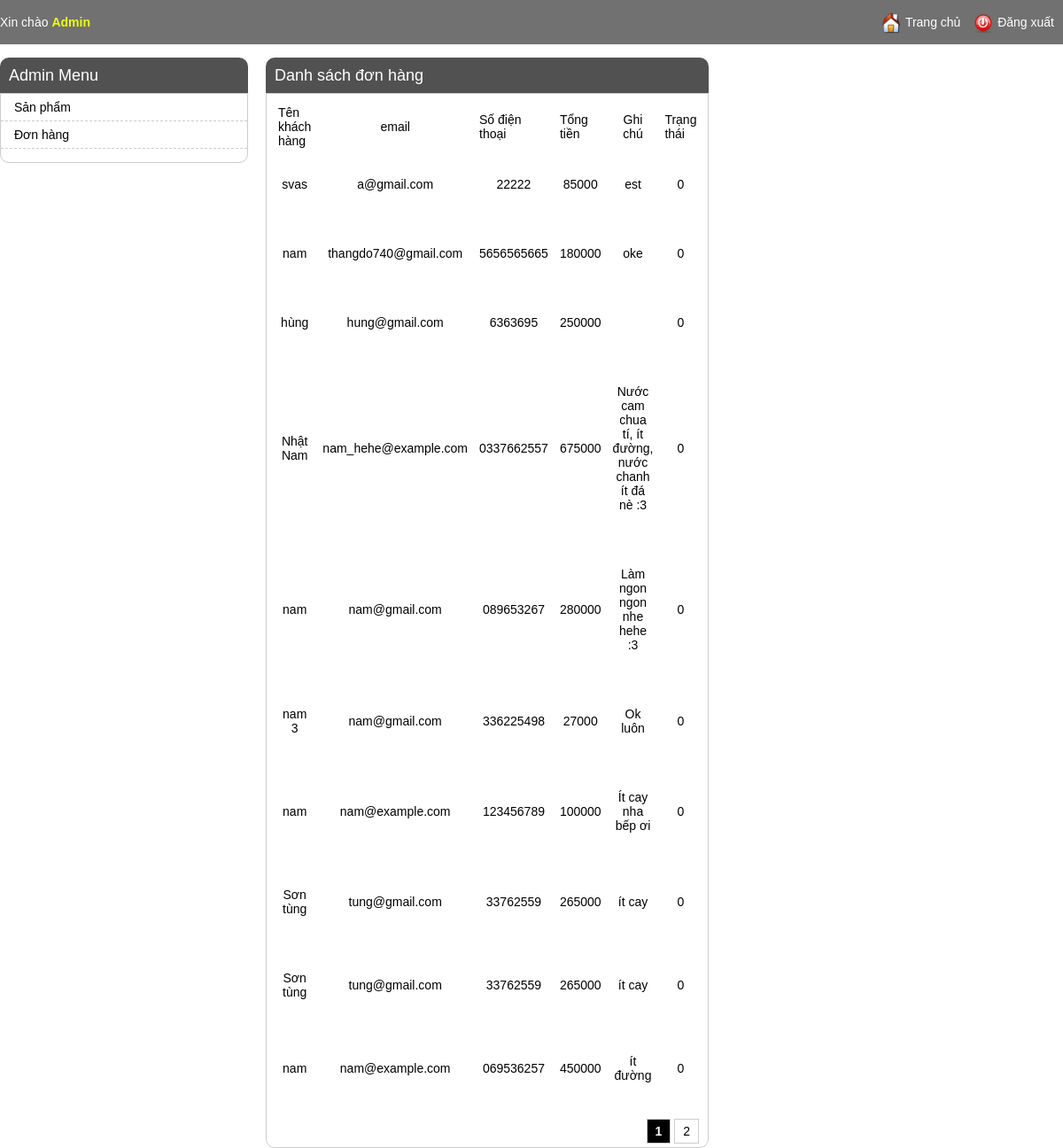
Screenshot of /AppFood/admin/order_listing.php (signed in) with the database file from the repository.
### tables this page shows
CREATE TABLE `donhang` (
  `id` int(10) NOT NULL,
  `tenkhachhang` varchar(200) NOT NULL,
  `email` varchar(200) NOT NULL,
  `sodienthoai` varchar(10) NOT NULL,
  `tongtien` double NOT NULL,
  `ghichu` text NOT NULL,
  `Status` int(1) NOT NULL DEFAULT 0
);

### AppFood/admin/order_listing.php (the view, shortened to what this page needs)
<?php
include 'header.php';
if (!empty($_SESSION['current_user'])) {
    $item_per_page = (!empty($_GET['per_page'])) ? $_GET['per_page'] : 10;
    $current_page = (!empty($_GET['page'])) ? $_GET['page'] : 1;
    $offset = ($current_page - 1) * $item_per_page;
    $products = mysqli_query($con, "SELECT * FROM `donhang` ORDER BY `id` DESC LIMIT " . $item_per_page . " OFFSET " . $offset);
    ?>
    <div class="main-content">
        <h1>Danh sách đơn hàng</h1>
        <div class="product-items">
        <table>
            <tr>
                <td style="padding-right: 10px;">Tên khách hàng</td>
                <td style="padding-right: 10px;text-align:center;">email</td>
                <td style="padding-right: 10px;">Số điện thoại</td>
                <td style="padding-right: 10px;">Tổng tiền</td>
                <td style="padding-right: 10px;text-align:center;">Ghi chú</td>
                <td style="padding-right: 10px;">Trạng thái</td>
            </tr>
            <?php
                while ($row = mysqli_fetch_array($products)) { ?>
            <tr style="padding-top:20px ;">
                <td style="padding-right: 10px;padding-top:30px;text-align:center;padding-bottom:30px;"><?= $row['tenkhachhang'] ?></td>
                <td style="padding-right: 10px;padding-top:30px;text-align:center;padding-bottom:30px;"><?= $row['email'] ?></td>
                <td style="padding-right: 10px;padding-top:30px;text-align:center;padding-bottom:30px;"><?= $row['sodienthoai'] ?></td>
                <td style="padding-right: 10px;padding-top:30px;text-align:center;padding-bottom:30px;"><?= $row['tongtien'] ?></td>
                <td style="padding-right: 10px;padding-top:30px;text-align:center;padding-bottom:30px;"><?= $row['ghichu'] ?></td>
                <td style="padding-right: 10px;padding-top:30px;text-align:center;padding-bottom:30px;"><?= $row['Status'] ?></td>
            <?php } ?>
            </tr>
        </table>
            <?php
            include './pagination.php';
            ?>
        </div>
    </div>
    <?php
}
?>

### AppFood/css/admin_style.css (style rules this page uses)
body { font-family: arial; padding: 0; margin: 0; font-size: 14px; }
h1 { text-align: center; }
.product-items { padding: 10px; border: 1px solid #ccc; border-radius: 0 0 10px 10px; }
.main-content { float: left; width: 500px; margin-left: 20px; }
.main-content h1 { margin: 0; text-align: left; background: #525151; color: #fff; font-size: 18px; font-weight: normal; line-height: 40px; border-radius: 10px 10px 0 0; padding: 0 10px; }

### rows the page displays
donhang: tenkhachhang "svas", email "a@gmail.com", sodienthoai "22222", tongtien "85000", ghichu "est", Status "0"
donhang: tenkhachhang "nam", email "thangdo740@gmail.com", sodienthoai "5656565665", tongtien "180000", ghichu "oke", Status "0"
donhang: tenkhachhang "hùng", email "hung@gmail.com", sodienthoai "6363695", tongtien "250000", Status "0"
donhang: tenkhachhang "Nhật Nam", email "nam_hehe@example.com", sodienthoai "0337662557", tongtien "675000", ghichu "Nước cam chua tí, ít đường, nước chanh ít đá nè :3", Status "0"
donhang: tenkhachhang "nam", email "nam@gmail.com", sodienthoai "089653267", tongtien "280000", ghichu "Làm ngon ngon nhe hehe :3", Status "0"
donhang: tenkhachhang "nam 3", email "nam@gmail.com", sodienthoai "336225498", tongtien "27000", ghichu "Ok luôn", Status "0"
donhang: tenkhachhang "nam", email "nam@example.com", sodienthoai "123456789", tongtien "100000", ghichu "Ít cay nha bếp ơi", Status "0"
donhang: tenkhachhang "Sơn tùng", email "tung@gmail.com", sodienthoai "33762559", tongtien "265000", ghichu "ít cay", Status "0"
donhang: tenkhachhang "Sơn tùng", email "tung@gmail.com", sodienthoai "33762559", tongtien "265000", ghichu "ít cay", Status "0"
donhang: tenkhachhang "nam", email "nam@example.com", sodienthoai "069536257", tongtien "450000", ghichu "ít đường", Status "0"
